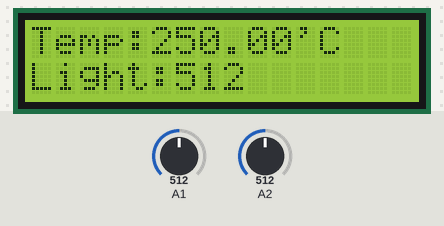
Bench run of a sketch on a simulated Arduino Mega 2560, built with avr-gcc and run on an emulated ATmega2560. Parts: 16×2 character LCD. Inputs (shaded band) come from the test bench; at power-on: A1 = 512, A2 = 512.

Above: at 1.9 s.
2.0 s: A1 set to 716
At 2.7 s:
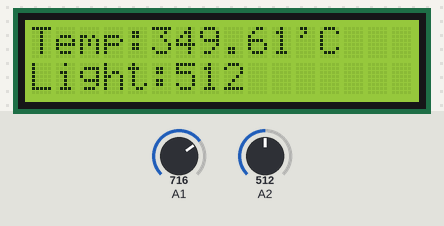
3.6 s: A2 set to 716
At 5.5 s:
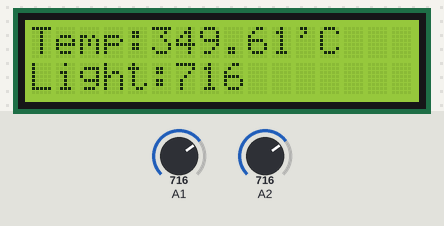
5.8 s: A1 set to 900
At 7.1 s:
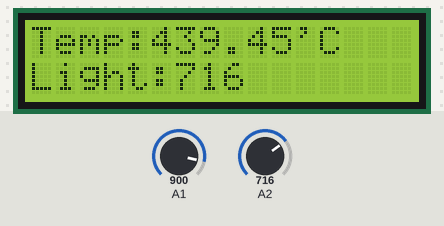
7.9 s: A2 set to 900
At 9.7 s:
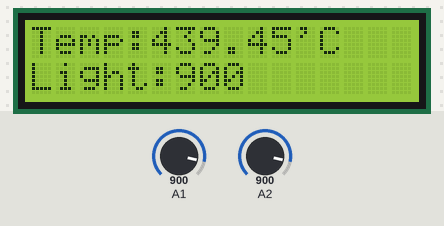
10.0 s: A1 set to 1023
At 11.4 s:
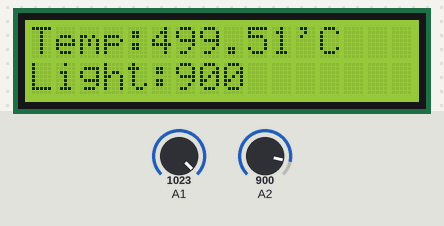
12.2 s: A2 set to 1023
At 14.2 s:
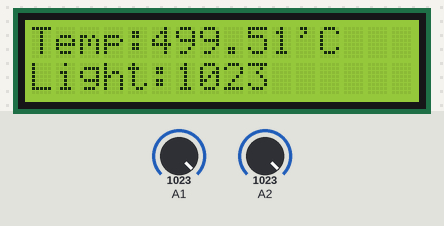
Timing chart, 0 to 15.3 s (numbered marks = the images above; inputs shaded):
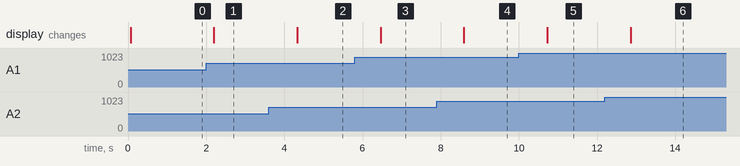

Measured:
- after the input at 2.0 s, the display: changes after 0.20 s (image 1)
- after the input at 3.6 s, the display: changes after 0.73 s (image 2)
- after the input at 5.8 s, the display: changes after 0.66 s (image 3)
- after the input at 7.9 s, the display: changes after 0.69 s (image 4)
- after the input at 10.0 s, the display: changes after 0.73 s (image 5)
- after the input at 12.2 s, the display: changes after 0.66 s (image 6)

The sketch:

HW8_2.ino
```cpp
#include <LiquidCrystal.h>

LiquidCrystal lcd(44, 45, 46, 47, 48, 49);

float readTemperature() {
// 온도 센서 읽기
  int reading = analogRead(A1);
  float temp_C = reading * 500.0 / 1024.0;
  return temp_C;
}

int readIlluminance() {
// 조도 센서 읽기
  int reading = analogRead(A2);
  return reading;
}

void setup( ) {

}

void loop( ) {
  lcd.begin(16, 2);
  lcd.print("Temp:");
  lcd.print(readTemperature());
  lcd.print("\'C");
  lcd.setCursor(0, 1);
  lcd.print("Light:");
  lcd.print(readIlluminance());
  delay(1000);
}
```
